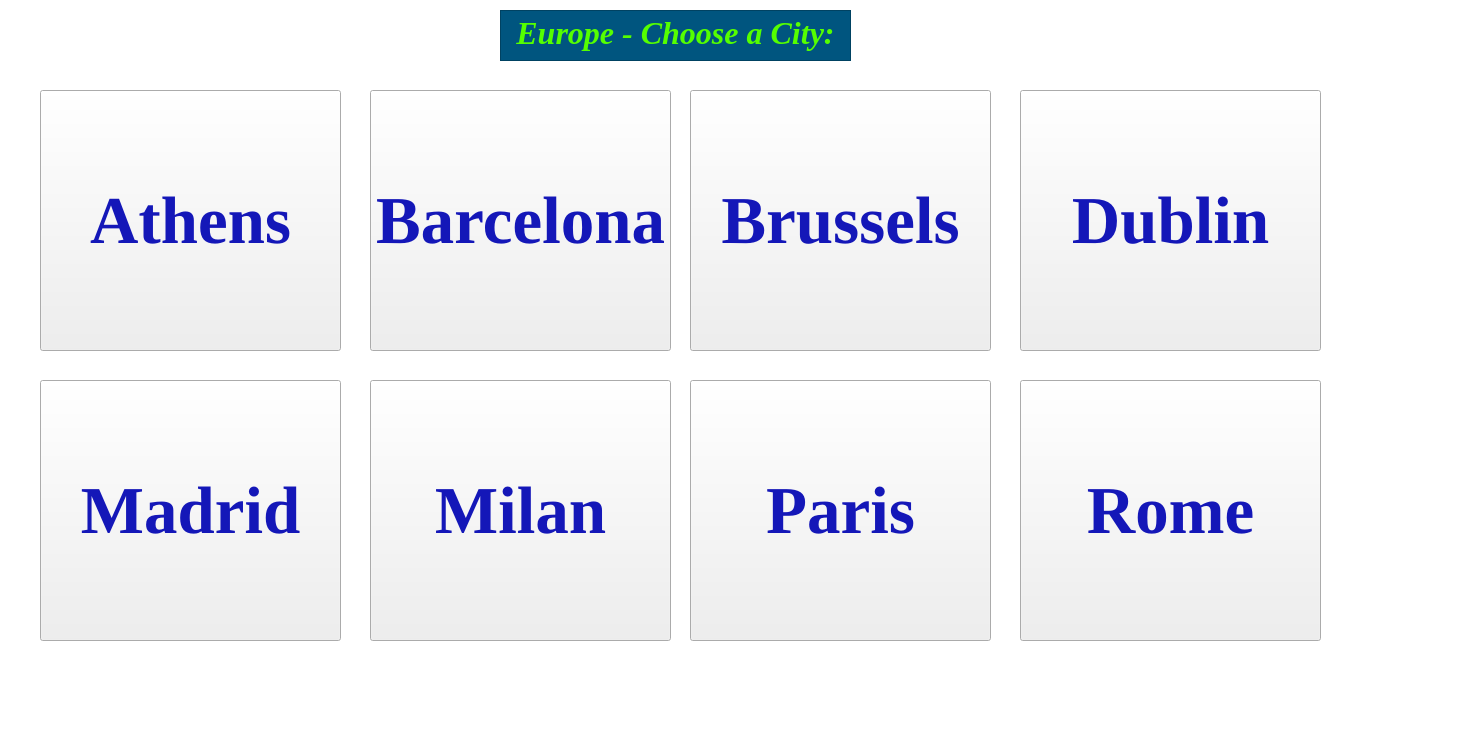
<?xml version="1.0" encoding="UTF-8"?>
<ui version="4.0">
 <class>Form</class>
 <widget class="QWidget" name="Form">
  <property name="geometry">
   <rect>
    <x>0</x>
    <y>0</y>
    <width>1472</width>
    <height>744</height>
   </rect>
  </property>
  <property name="windowTitle">
   <string>Form</string>
  </property>
  <widget class="QTextEdit" name="textEdit">
   <property name="geometry">
    <rect>
     <x>500</x>
     <y>10</y>
     <width>351</width>
     <height>51</height>
    </rect>
   </property>
   <property name="palette">
    <palette>
     <active>
      <colorrole role="WindowText">
       <brush brushstyle="SolidPattern">
        <color alpha="255">
         <red>0</red>
         <green>0</green>
         <blue>0</blue>
        </color>
       </brush>
      </colorrole>
      <colorrole role="Button">
       <brush brushstyle="SolidPattern">
        <color alpha="255">
         <red>0</red>
         <green>85</green>
         <blue>127</blue>
        </color>
       </brush>
      </colorrole>
      <colorrole role="Light">
       <brush brushstyle="SolidPattern">
        <color alpha="255">
         <red>255</red>
         <green>255</green>
         <blue>255</blue>
        </color>
       </brush>
      </colorrole>
      <colorrole role="Midlight">
       <brush brushstyle="SolidPattern">
        <color alpha="255">
         <red>255</red>
         <green>255</green>
         <blue>255</blue>
        </color>
       </brush>
      </colorrole>
      <colorrole role="Dark">
       <brush brushstyle="SolidPattern">
        <color alpha="255">
         <red>127</red>
         <green>127</green>
         <blue>127</blue>
        </color>
       </brush>
      </colorrole>
      <colorrole role="Mid">
       <brush brushstyle="SolidPattern">
        <color alpha="255">
         <red>170</red>
         <green>170</green>
         <blue>170</blue>
        </color>
       </brush>
      </colorrole>
      <colorrole role="Text">
       <brush brushstyle="SolidPattern">
        <color alpha="255">
         <red>0</red>
         <green>0</green>
         <blue>0</blue>
        </color>
       </brush>
      </colorrole>
      <colorrole role="BrightText">
       <brush brushstyle="SolidPattern">
        <color alpha="255">
         <red>255</red>
         <green>255</green>
         <blue>255</blue>
        </color>
       </brush>
      </colorrole>
      <colorrole role="ButtonText">
       <brush brushstyle="SolidPattern">
        <color alpha="255">
         <red>0</red>
         <green>0</green>
         <blue>0</blue>
        </color>
       </brush>
      </colorrole>
      <colorrole role="Base">
       <brush brushstyle="SolidPattern">
        <color alpha="255">
         <red>0</red>
         <green>85</green>
         <blue>127</blue>
        </color>
       </brush>
      </colorrole>
      <colorrole role="Window">
       <brush brushstyle="SolidPattern">
        <color alpha="255">
         <red>0</red>
         <green>85</green>
         <blue>127</blue>
        </color>
       </brush>
      </colorrole>
      <colorrole role="Shadow">
       <brush brushstyle="SolidPattern">
        <color alpha="255">
         <red>0</red>
         <green>0</green>
         <blue>0</blue>
        </color>
       </brush>
      </colorrole>
      <colorrole role="AlternateBase">
       <brush brushstyle="SolidPattern">
        <color alpha="255">
         <red>255</red>
         <green>255</green>
         <blue>255</blue>
        </color>
       </brush>
      </colorrole>
      <colorrole role="ToolTipBase">
       <brush brushstyle="SolidPattern">
        <color alpha="255">
         <red>255</red>
         <green>255</green>
         <blue>220</blue>
        </color>
       </brush>
      </colorrole>
      <colorrole role="ToolTipText">
       <brush brushstyle="SolidPattern">
        <color alpha="255">
         <red>0</red>
         <green>0</green>
         <blue>0</blue>
        </color>
       </brush>
      </colorrole>
     </active>
     <inactive>
      <colorrole role="WindowText">
       <brush brushstyle="SolidPattern">
        <color alpha="255">
         <red>0</red>
         <green>0</green>
         <blue>0</blue>
        </color>
       </brush>
      </colorrole>
      <colorrole role="Button">
       <brush brushstyle="SolidPattern">
        <color alpha="255">
         <red>0</red>
         <green>85</green>
         <blue>127</blue>
        </color>
       </brush>
      </colorrole>
      <colorrole role="Light">
       <brush brushstyle="SolidPattern">
        <color alpha="255">
         <red>255</red>
         <green>255</green>
         <blue>255</blue>
        </color>
       </brush>
      </colorrole>
      <colorrole role="Midlight">
       <brush brushstyle="SolidPattern">
        <color alpha="255">
         <red>255</red>
         <green>255</green>
         <blue>255</blue>
        </color>
       </brush>
      </colorrole>
      <colorrole role="Dark">
       <brush brushstyle="SolidPattern">
        <color alpha="255">
         <red>127</red>
         <green>127</green>
         <blue>127</blue>
        </color>
       </brush>
      </colorrole>
      <colorrole role="Mid">
       <brush brushstyle="SolidPattern">
        <color alpha="255">
         <red>170</red>
         <green>170</green>
         <blue>170</blue>
        </color>
       </brush>
      </colorrole>
      <colorrole role="Text">
       <brush brushstyle="SolidPattern">
        <color alpha="255">
         <red>0</red>
         <green>0</green>
         <blue>0</blue>
        </color>
       </brush>
      </colorrole>
      <colorrole role="BrightText">
       <brush brushstyle="SolidPattern">
        <color alpha="255">
         <red>255</red>
         <green>255</green>
         <blue>255</blue>
        </color>
       </brush>
      </colorrole>
      <colorrole role="ButtonText">
       <brush brushstyle="SolidPattern">
        <color alpha="255">
         <red>0</red>
         <green>0</green>
         <blue>0</blue>
        </color>
       </brush>
      </colorrole>
      <colorrole role="Base">
       <brush brushstyle="SolidPattern">
        <color alpha="255">
         <red>0</red>
         <green>85</green>
         <blue>127</blue>
        </color>
       </brush>
      </colorrole>
      <colorrole role="Window">
       <brush brushstyle="SolidPattern">
        <color alpha="255">
         <red>0</red>
         <green>85</green>
         <blue>127</blue>
        </color>
       </brush>
      </colorrole>
      <colorrole role="Shadow">
       <brush brushstyle="SolidPattern">
        <color alpha="255">
         <red>0</red>
         <green>0</green>
         <blue>0</blue>
        </color>
       </brush>
      </colorrole>
      <colorrole role="AlternateBase">
       <brush brushstyle="SolidPattern">
        <color alpha="255">
         <red>255</red>
         <green>255</green>
         <blue>255</blue>
        </color>
       </brush>
      </colorrole>
      <colorrole role="ToolTipBase">
       <brush brushstyle="SolidPattern">
        <color alpha="255">
         <red>255</red>
         <green>255</green>
         <blue>220</blue>
        </color>
       </brush>
      </colorrole>
      <colorrole role="ToolTipText">
       <brush brushstyle="SolidPattern">
        <color alpha="255">
         <red>0</red>
         <green>0</green>
         <blue>0</blue>
        </color>
       </brush>
      </colorrole>
     </inactive>
     <disabled>
      <colorrole role="WindowText">
       <brush brushstyle="SolidPattern">
        <color alpha="255">
         <red>127</red>
         <green>127</green>
         <blue>127</blue>
        </color>
       </brush>
      </colorrole>
      <colorrole role="Button">
       <brush brushstyle="SolidPattern">
        <color alpha="255">
         <red>0</red>
         <green>85</green>
         <blue>127</blue>
        </color>
       </brush>
      </colorrole>
      <colorrole role="Light">
       <brush brushstyle="SolidPattern">
        <color alpha="255">
         <red>255</red>
         <green>255</green>
         <blue>255</blue>
        </color>
       </brush>
      </colorrole>
      <colorrole role="Midlight">
       <brush brushstyle="SolidPattern">
        <color alpha="255">
         <red>255</red>
         <green>255</green>
         <blue>255</blue>
        </color>
       </brush>
      </colorrole>
      <colorrole role="Dark">
       <brush brushstyle="SolidPattern">
        <color alpha="255">
         <red>127</red>
         <green>127</green>
         <blue>127</blue>
        </color>
       </brush>
      </colorrole>
      <colorrole role="Mid">
       <brush brushstyle="SolidPattern">
        <color alpha="255">
         <red>170</red>
         <green>170</green>
         <blue>170</blue>
        </color>
       </brush>
      </colorrole>
      <colorrole role="Text">
       <brush brushstyle="SolidPattern">
        <color alpha="255">
         <red>127</red>
         <green>127</green>
         <blue>127</blue>
        </color>
       </brush>
      </colorrole>
      <colorrole role="BrightText">
       <brush brushstyle="SolidPattern">
        <color alpha="255">
         <red>255</red>
         <green>255</green>
         <blue>255</blue>
        </color>
       </brush>
      </colorrole>
      <colorrole role="ButtonText">
       <brush brushstyle="SolidPattern">
        <color alpha="255">
         <red>127</red>
         <green>127</green>
         <blue>127</blue>
        </color>
       </brush>
      </colorrole>
      <colorrole role="Base">
       <brush brushstyle="SolidPattern">
        <color alpha="255">
         <red>0</red>
         <green>85</green>
         <blue>127</blue>
        </color>
       </brush>
      </colorrole>
      <colorrole role="Window">
       <brush brushstyle="SolidPattern">
        <color alpha="255">
         <red>0</red>
         <green>85</green>
         <blue>127</blue>
        </color>
       </brush>
      </colorrole>
      <colorrole role="Shadow">
       <brush brushstyle="SolidPattern">
        <color alpha="255">
         <red>0</red>
         <green>0</green>
         <blue>0</blue>
        </color>
       </brush>
      </colorrole>
      <colorrole role="AlternateBase">
       <brush brushstyle="SolidPattern">
        <color alpha="255">
         <red>255</red>
         <green>255</green>
         <blue>255</blue>
        </color>
       </brush>
      </colorrole>
      <colorrole role="ToolTipBase">
       <brush brushstyle="SolidPattern">
        <color alpha="255">
         <red>255</red>
         <green>255</green>
         <blue>220</blue>
        </color>
       </brush>
      </colorrole>
      <colorrole role="ToolTipText">
       <brush brushstyle="SolidPattern">
        <color alpha="255">
         <red>0</red>
         <green>0</green>
         <blue>0</blue>
        </color>
       </brush>
      </colorrole>
     </disabled>
    </palette>
   </property>
   <property name="font">
    <font>
     <family>Times New Roman</family>
    </font>
   </property>
   <property name="mouseTracking">
    <bool>false</bool>
   </property>
   <property name="styleSheet">
    <string notr="true">background-color: rgb(0, 85, 127);</string>
   </property>
   <property name="html">
    <string>&lt;!DOCTYPE HTML PUBLIC &quot;-//W3C//DTD HTML 4.0//EN&quot; &quot;http://www.w3.org/TR/REC-html40/strict.dtd&quot;&gt;
&lt;html&gt;&lt;head&gt;&lt;meta name=&quot;qrichtext&quot; content=&quot;1&quot; /&gt;&lt;style type=&quot;text/css&quot;&gt;
p, li { white-space: pre-wrap; }
&lt;/style&gt;&lt;/head&gt;&lt;body style=&quot; font-family:'Times New Roman'; font-size:8.25pt; font-weight:400; font-style:normal;&quot;&gt;
&lt;p align=&quot;center&quot; style=&quot; margin-top:0px; margin-bottom:0px; margin-left:0px; margin-right:0px; -qt-block-indent:0; text-indent:0px;&quot;&gt;&lt;span style=&quot; font-size:24pt; font-weight:600; font-style:italic; color:#55ff00;&quot;&gt;Europe - Choose a City:&lt;/span&gt;&lt;/p&gt;&lt;/body&gt;&lt;/html&gt;</string>
   </property>
  </widget>
  <widget class="QTextEdit" name="textEdit_3">
   <property name="geometry">
    <rect>
     <x>-200</x>
     <y>-320</y>
     <width>1771</width>
     <height>1071</height>
    </rect>
   </property>
   <property name="styleSheet">
    <string notr="true">background-image: url(:/new/prefix1/TheWorld.jpg);</string>
   </property>
  </widget>
  <widget class="QPushButton" name="pushButton">
   <property name="geometry">
    <rect>
     <x>40</x>
     <y>90</y>
     <width>301</width>
     <height>261</height>
    </rect>
   </property>
   <property name="font">
    <font>
     <family>Times New Roman</family>
     <pointsize>50</pointsize>
     <weight>75</weight>
     <italic>false</italic>
     <bold>true</bold>
    </font>
   </property>
   <property name="mouseTracking">
    <bool>false</bool>
   </property>
   <property name="styleSheet">
    <string notr="true">background-image: url(:/new/prefix1/athens.jpg);
color: rgb(20, 23, 184);
border-color: rgb(0, 85, 127);</string>
   </property>
   <property name="text">
    <string>Athens</string>
   </property>
  </widget>
  <widget class="QPushButton" name="pushButton_2">
   <property name="geometry">
    <rect>
     <x>370</x>
     <y>90</y>
     <width>301</width>
     <height>261</height>
    </rect>
   </property>
   <property name="font">
    <font>
     <family>Times New Roman</family>
     <pointsize>50</pointsize>
     <weight>75</weight>
     <italic>false</italic>
     <bold>true</bold>
    </font>
   </property>
   <property name="styleSheet">
    <string notr="true">background-image: url(:/new/prefix1/barcelona.jpg);
color: rgb(20, 23, 184);
border-color: rgb(0, 85, 127);</string>
   </property>
   <property name="text">
    <string>Barcelona</string>
   </property>
  </widget>
  <widget class="QPushButton" name="pushButton_3">
   <property name="geometry">
    <rect>
     <x>40</x>
     <y>380</y>
     <width>301</width>
     <height>261</height>
    </rect>
   </property>
   <property name="font">
    <font>
     <family>Times New Roman</family>
     <pointsize>50</pointsize>
     <weight>75</weight>
     <italic>false</italic>
     <bold>true</bold>
    </font>
   </property>
   <property name="styleSheet">
    <string notr="true">background-image: url(:/new/prefix1/madrid.jpg);
color: rgb(20, 23, 184);
border-color: rgb(0, 85, 127);</string>
   </property>
   <property name="text">
    <string>Madrid</string>
   </property>
  </widget>
  <widget class="QPushButton" name="pushButton_4">
   <property name="geometry">
    <rect>
     <x>370</x>
     <y>380</y>
     <width>301</width>
     <height>261</height>
    </rect>
   </property>
   <property name="font">
    <font>
     <family>Times New Roman</family>
     <pointsize>50</pointsize>
     <weight>75</weight>
     <italic>false</italic>
     <bold>true</bold>
    </font>
   </property>
   <property name="styleSheet">
    <string notr="true">background-image: url(:/new/prefix1/milan.jpg);
color: rgb(20, 23, 184);
border-color: rgb(0, 85, 127);</string>
   </property>
   <property name="text">
    <string>Milan</string>
   </property>
  </widget>
  <widget class="QPushButton" name="pushButton_5">
   <property name="geometry">
    <rect>
     <x>690</x>
     <y>380</y>
     <width>301</width>
     <height>261</height>
    </rect>
   </property>
   <property name="font">
    <font>
     <family>Times New Roman</family>
     <pointsize>50</pointsize>
     <weight>75</weight>
     <italic>false</italic>
     <bold>true</bold>
    </font>
   </property>
   <property name="styleSheet">
    <string notr="true">background-image: url(:/new/prefix1/paris.jpg);
color: rgb(20, 23, 184);
border-color: rgb(0, 85, 127);</string>
   </property>
   <property name="text">
    <string>Paris</string>
   </property>
  </widget>
  <widget class="QPushButton" name="pushButton_6">
   <property name="geometry">
    <rect>
     <x>1020</x>
     <y>380</y>
     <width>301</width>
     <height>261</height>
    </rect>
   </property>
   <property name="font">
    <font>
     <family>Times New Roman</family>
     <pointsize>50</pointsize>
     <weight>75</weight>
     <italic>false</italic>
     <bold>true</bold>
    </font>
   </property>
   <property name="styleSheet">
    <string notr="true">background-image: url(:/new/prefix1/rome.jpg);
color: rgb(20, 23, 184);
border-color: rgb(0, 85, 127);</string>
   </property>
   <property name="text">
    <string>Rome</string>
   </property>
  </widget>
  <widget class="QPushButton" name="pushButton_7">
   <property name="geometry">
    <rect>
     <x>690</x>
     <y>90</y>
     <width>301</width>
     <height>261</height>
    </rect>
   </property>
   <property name="font">
    <font>
     <family>Times New Roman</family>
     <pointsize>50</pointsize>
     <weight>75</weight>
     <italic>false</italic>
     <bold>true</bold>
    </font>
   </property>
   <property name="styleSheet">
    <string notr="true">background-image: url(:/new/prefix1/brussels.jpg);
color: rgb(20, 23, 184);
border-color: rgb(0, 85, 127);</string>
   </property>
   <property name="text">
    <string>Brussels</string>
   </property>
  </widget>
  <widget class="QPushButton" name="pushButton_8">
   <property name="geometry">
    <rect>
     <x>1020</x>
     <y>90</y>
     <width>301</width>
     <height>261</height>
    </rect>
   </property>
   <property name="font">
    <font>
     <family>Times New Roman</family>
     <pointsize>50</pointsize>
     <weight>75</weight>
     <italic>false</italic>
     <bold>true</bold>
    </font>
   </property>
   <property name="styleSheet">
    <string notr="true">background-image: url(:/new/prefix1/dublin.jpg);
color: rgb(20, 23, 184);
border-color: rgb(0, 85, 127);</string>
   </property>
   <property name="text">
    <string>Dublin</string>
   </property>
  </widget>
  <zorder>textEdit_3</zorder>
  <zorder>textEdit</zorder>
  <zorder>pushButton</zorder>
  <zorder>pushButton_2</zorder>
  <zorder>pushButton_3</zorder>
  <zorder>pushButton_4</zorder>
  <zorder>pushButton_5</zorder>
  <zorder>pushButton_6</zorder>
  <zorder>pushButton_7</zorder>
  <zorder>pushButton_8</zorder>
 </widget>
 <resources/>
 <connections/>
</ui>
